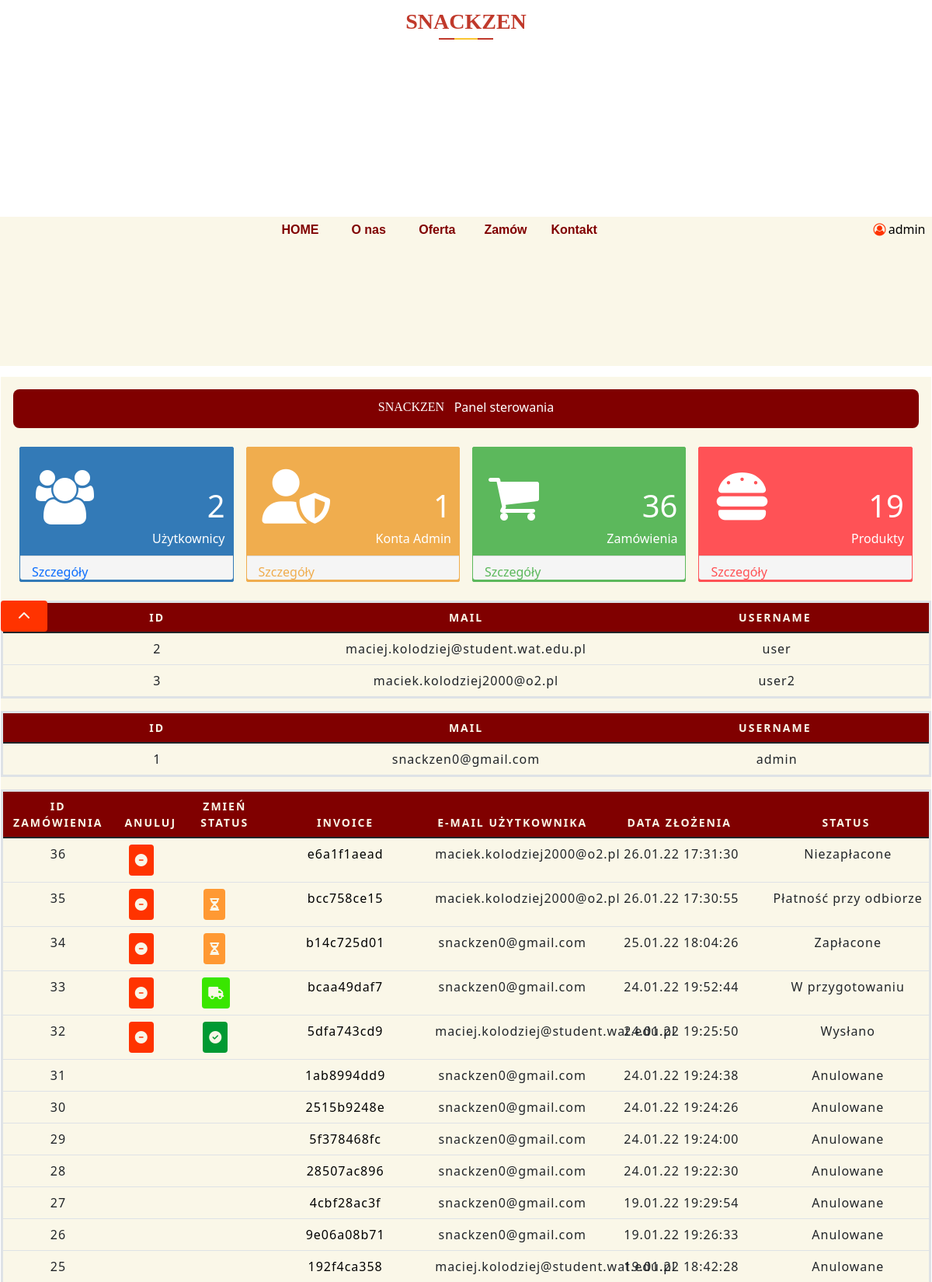
The app's page /admin_panel (signed in, upper part) with its own data.
### Restaurant/models.py (models this page shows, shortened)
class User(db.Model, UserMixin):
    id = db.Column(db.Integer, primary_key=True)
    username = db.Column(db.String(20), unique=True, nullable=False)
    email = db.Column(db.String(120), unique=True, nullable=False)
    password = db.Column(db.String(60), unique=True)

class CustomerOrder(db.Model):
    id = db.Column(db.Integer, primary_key=True)
    invoice = db.Column(db.String(20), unique=True, nullable=False)
    status = db.Column(db.String(20), default='Niezapłacone', nullable=False)
    customer_id = db.Column(db.String(20), unique=False, nullable=False)
    date_created = db.Column(db.DateTime, default=datetime.utcnow, nullable=False)
    orders = db.Column(JsonEcodedDict)

### Restaurant/routes.py (the view)
@app.route('/admin_panel')
def admin_panel():
    users = User.query.all()
    orders = CustomerOrder.query.all()
    products = Product.query.all()
    return render_template('admin_panel.html', menu=menu, title='Admin Panel', orders=orders, last_user=len(users),users=users,
                           number_of_orders=len(orders), products=products, number_of_products=len(products))

### Restaurant/models.py (called while the page is built)
@login_manager.user_loader
def load_user(user_id):
    return User.query.get(int(user_id))

    def process_result_value(self, value, dialect):
        if value is None:
            return {}
        else:
            return json.loads(value)

### Restaurant/templates/admin_panel.html (shortened to what this page needs)
{% extends "layout.html" %}
{% block content %}
    <div id="information-box">
<div class='center-content'>
    <link rel="stylesheet" href="https://cdnjs.cloudflare.com/ajax/libs/font-awesome/4.7.0/css/font-awesome.min.css">
    <div class='all-border' id="all-border">
      <div class='shows-location'>
        <div class='location-text'>
            <span class='location'>&nbsp; &nbsp;Panel sterowania <p style="font-family: Food;float: left">SNACKZEN</p></span>
        </div>
      </div>
      <section role="tablist">
        <div class='site-info'>
          <div class='all-quick-info'>
            <div class='info-icon'><i class="fa">&#xf0c0;</i></div>
            <div class='text-right'>
              <div class='info-numbers'><span>{{ last_user - 1}}</span></div>
              <div>Użytkownicy</div>
            </div>
            <div class='info-box-footer'>
              <a class='user-href' href="#users"><span class="pull-left">Szczegóły</span></a>
            </div>
          </div>
          <div style='background: #f0ad4e; border-color: #f0ad4e;' class='all-quick-info'>
            <div class='info-icon'> <i class="fas fa-user-shield"></i></div>
            <div class='text-right'>
              <div class='info-numbers'><span>1</span></div>
              <div>Konta Admin</div>
            </div>
            <div class='info-box-footer'>
              <a href='#admins' class='user-href' style='color: #f0ad4e;'><span class="pull-left">Szczegóły</span>
                <span class='pull-right'></span></a>
            </div>
          </div>
          <div style='background: #5cb85c; border-color: #5cb85c;' class='all-quick-info'>
            <div class='info-icon'> <i class="fa">&#xf07a;</i></div>
            <div class='text-right'>
              <div class='info-numbers'><span>{{ number_of_orders }}</span></div>
              <div>Zamówienia</div>
            </div>
            <div class='info-box-footer'>
              <a href='#orders' class='user-href' style='color: #5cb85c;'><span class="pull-left">Szczegóły</span>
                <span class='pull-right'></span></a>
            </div>
          </div>
          <div style='background: #ff5256; border-color: #ff5256;' class='all-quick-info'>
            <div class='info-icon'><i class="fas fa-hamburger"></i></div>
            <div class='text-right'>
              <div class='info-numbers'><span>{{ number_of_products }}</span></div>
              <div>Produkty</div>
            </div>
            <div class='info-box-footer'>
              <a href="#products" class='user-href' style='color: #ff5256;'><span class="pull-left">Szczegóły</span>
                <span class='pull-right'></span></a>
            </div>
          </div>
        </div>
      </section>
             <button style="position: fixed;width: 5%" class="btn btn-primary hBack" onclick="topFunction()"><i class="fas fa-chevron-up"></i></button>
        <table class="table table-hover show active" id="users">
      <thead>
        <th class="text-center">ID</th>
        <th class="text-center">Mail</th>
        <th class="text-center">Username</th>
      </thead>
    <tbody>
    {% for user in users %}
        {% if user.username != "admin" %}
        <tr>
          <td class="text-center">{{ user.id }}</td>
          <td class="text-center">{{ user.email }}</td>
          <td><span class="label label-info"><span class="glyphicon glyphicon-time">&nbsp;</span>{{ user.username }}</span>
          </td>
        </tr>
        {% endif %}
    {% endfor %}
    </tbody>
</table>
    <table class="table table-hover " id="admins">
      <thead>
        <th class="text-center">ID</th>
        <th class="text-center">Mail</th>
        <th class="text-center">Username</th>
      </thead>
    <tbody>
    {% for user in users %}
        {% if user.username == "admin" %}
        <tr>
          <td class="text-center">{{ user.id }}</td>
          <td class="text-center">{{ user.email }}</td>
          <td><span class="label label-info"><span class="glyphicon glyphicon-time">&nbsp;</span>{{ user.username }}</span>
          </td>
        </tr>
        {% endif %}
    {% endfor %}
    </tbody>
</table>
        <table class="table table-hover " id="orders">
      <thead>
        <th style="width: 12%" class="text-center">Id zamówienia</th>
        <th style="width: 8%" class="text-center" >Anuluj</th>
        <th style="width: 8%" class="text-center">Zmień status</th>
        <th class="text-center">Invoice</th>
        <th class="text-center">E-mail użytkownika</th>
        <th class="text-center">Data Złożenia</th>
        <th class="text-center">Status</th>
      </thead>
    <tbody>
    {% for order in orders|reverse %}
        <tr>
          <td style="width: 12%" class="text-center">{{ order.id }}</td>
            <td style="width: 8%" class="text-center" >
            {% if order.status != 'Dostarczono' and order.status != 'Anulowane' %}
                <form style="width: 100%" class="form-btn" action="{{url_for('update_order')}}" method="POST">
                <button style="margin: auto" class="btn"><i class="fas fa-minus-circle"></i></button>
                </form>
            {% endif %}
            </td>
            <td style="width: 8%" class="text-center">
                {% if order.status=='Zapłacone' or order.status=='Płatność przy odbiorze' %}
                    <form style="width: 100%" class="form-btn" action="{{url_for('update_order')}}" method="POST">
                    <button style="background-color: #ff9933;margin: auto" class="btn"><i class="fas fa-hourglass-half"></i></button>
                    </form>
                {% endif %}
                {% if order.status=='W przygotowaniu' %}
                    <form style="width: 100%" class="form-btn" action="{{url_for('update_order')}}" method="POST">
                    <button style="background-color: #39e600;margin: auto" class="btn"><i class="fas fa-truck"></i></button>
                    </form>
                {% endif %}
                {% if order.status=='Wysłano' %}
                    <form style="width: 100%" class="form-btn" action="{{url_for('update_order')}}" method="POST">
                    <button style="background-color: #009933;margin: auto" class="btn"><i class="fas fa-check-circle"></i></button>
                    </form>
                {% endif %}
            </td>
          <td class=""><a style="text-decoration: none;color:black " href="/orders/{{order.invoice}}">{{ order.invoice }}</a></td>
          <td class="text-center">
              {% for user in users %}
                  {% if user.id == order.customer_id|int %}
                      {{ user.email }}
                  {% endif %}
                  {% endfor %}
            </td>
            <td><span class="label label-info"><span class="glyphicon glyphicon-time">&nbsp;</span>{{ order.date_created.strftime("%d.%m.%y %H:%M:%S") }}</span>
          <td ><span class="label label-info"><span class="glyphicon glyphicon-time">&nbsp;</span>{{ order.status }}</span>
          </td>
        </tr>
    {% endfor %}
    </tbody>
</table>
    </div>
    </div>
</div>
{% endblock %}

### Restaurant/templates/layout.html (shortened to what this page needs)
<!DOCTYPE html>
<html lang="en">
<head>
    <link href="https://cdn.jsdelivr.net/npm/bootstrap@5.1.3/dist/css/bootstrap.min.css" rel="stylesheet">
    <link rel= "stylesheet" type= "text/css" href= "{{ url_for('static',filename='styles/style.css') }}">
    <link rel= "stylesheet" type= "text/css" href= "{{ url_for('static',filename='styles/fontello.css') }}">
</head>
<body>
    <div id="top-bar">
        <div id="res_name">
            <div class="page_title text-center">
                <h3 style="font-family: Food">SNACKZEN</h3>
            </div>
        </div>
        <div id="contest-menu">
            {% for el in menu %}
                <a style="font-weight: bold;color:maroon" class="contest-menu-element" href="{{ el.url }}">{{ el.name }} </a>
            {% endfor %}
            {% if current_user.is_authenticated %}
                <div class="contest-menu-element-user">
            <a><i class="icon-user"></i></a>{{ current_user.username }}
            </div>
            {% endif %}
        </div>
    </div>
{% block content %}{% endblock %}
</body>
</html>

### Restaurant/static/styles/style.css (style rules this page uses)
body { margin: 0px; height: 100vh; width: 100%; background-color: white; overflow: hidden; }
form { width: 100%; display: grid; grid-template-columns: auto auto; grid-gap: 1%; }
#top-bar { position: relative; width: 100%; height: 13%; background-color: white; margin-bottom: .3%; }
#res_name { height: 60%; position: absolute; text-align: center; width: 100%; font-size: 25px; font-weight: lighter; }
#contest-menu { position: absolute; bottom: 2%; background-color: rgb(250,247, 232); text-align: center; width: 100%; height: 40%; }
.contest-menu-element { font-family: Arial Narrow, sans-serif; width: 7%; text-align: center; color: black; display: inline-block; height: 100%; line-height: 2; text-decoration: none; }
.contest-menu-element-user { margin-left: 28%; margin-right: -28%; text-align: center; color: black; display: inline-block; justify-content: right; height: 100%; line-height: 2; text-decoration: none; }
#information-box { height: 81.7%; width: 100%; background-color: rgb(250,247, 232); display: flex; flex-direction: row; justify-content: space-around; }
.icon-user { color: #ff3300; }
table { table-layout: fixed; width: 100%; border-collapse: collapse; border: 3px solid #800000; }
thead { background-color: #800000; color: rgb(250,247, 232); font-size: 0.875rem; text-transform: uppercase; }
tbody td { text-align: center; }
th { letter-spacing: 2px; border: 1px solid #800000; }
td { letter-spacing: 1px; justify-content: space-between; }
.btn { font-size: 1rem; background-color: #ff3300; color: rgb(250,247, 232); border: maroon; padding: .5rem; }
.form-btn { width: 20%; }
.page_title { padding: 0px 0px; }
.page_title h3 { color: #c0392b; font-weight: 700; line-height: 2; margin-bottom: 0; position: relative; text-transform: capitalize; }
.page_title h3::before { background: #c0392b; width: 70px; height: 2px; position: absolute; content: ''; top: 90%; left: 50%; transform: translate(-50%, -50%); }
.page_title h3::after { position: absolute; content: ''; background: #fbc531; width: 30px; height: 2px; top: 90%; left: 50%; transform: translate(-50%, -50%); }
.all-border { border: 1px solid white; width: auto; height: 100%; overflow-y: auto; }
.shows-location { border: 1px solid transparent; width: auto; height: 50px; margin: 1em; border-radius: 8px; background: maroon; color: white; text-align: center; }
.location { font-size: 16px; display: inline-block; margin: 0; vertical-align: middle; padding: 10px 30px; }
.location-text { display: inline-block; margin: 0; }
.site-info { margin: 1em; height: AUTO; display: flex; }
.all-quick-info { border: 1px solid; width: 50%; height: auto; border-radius: 2px; color: #fff; background-color: #337ab7; border-color: #337ab7; margin: 0.5em; }
.info-icon { font-size: 70px; padding: 10px 20px; }
.info-numbers { font-size: 40px; }
.text-right { text-align: right; margin-top: -90px; padding: 10px; }
.info-box-footer { padding: 15px 15px; background-color: #f5f5f5; border-top: 1px solid #ddd; border-bottom-right-radius: 3px; border-bottom-left-radius: 3px; }
.pull-left { margin-top: -3%; }

### records on screen
User: username "admin", id "1", email "snackzen0@gmail.com"
User: id "2", email "maciej.kolodziej@student.wat.edu.pl", username "user"
User: id "3", email "maciek.kolodziej2000@o2.pl", username "user2"
CustomerOrder: id "36", invoice "e6a1f1aead", date_created "26.01.22 17:31:30", status "Niezapłacone"
CustomerOrder: id "35", invoice "bcc758ce15", date_created "26.01.22 17:30:55", status "Płatność przy odbiorze"
CustomerOrder: id "34", invoice "b14c725d01", date_created "25.01.22 18:04:26", status "Zapłacone"
CustomerOrder: id "33", invoice "bcaa49daf7", date_created "24.01.22 19:52:44", status "W przygotowaniu"
CustomerOrder: id "32", invoice "5dfa743cd9", date_created "24.01.22 19:25:50", status "Wysłano"
CustomerOrder: id "31", invoice "1ab8994dd9", date_created "24.01.22 19:24:38", status "Anulowane"
CustomerOrder: id "30", invoice "2515b9248e", date_created "24.01.22 19:24:26", status "Anulowane"
CustomerOrder: id "29", invoice "5f378468fc", date_created "24.01.22 19:24:00", status "Anulowane"
CustomerOrder: id "28", invoice "28507ac896", date_created "24.01.22 19:22:30", status "Anulowane"
CustomerOrder: id "27", invoice "4cbf28ac3f", date_created "19.01.22 19:29:54", status "Anulowane"
CustomerOrder: id "26", invoice "9e06a08b71", date_created "19.01.22 19:26:33", status "Anulowane"
CustomerOrder: id "25", invoice "192f4ca358", date_created "19.01.22 18:42:28", status "Anulowane"

### other values on screen
{{ el.name }} "HOME" "O nas" "Oferta" "Zamów" "Kontakt"
{{ last_user - 1 }} "2"
{{ number_of_orders }} "36"
{{ number_of_products }} "19"
